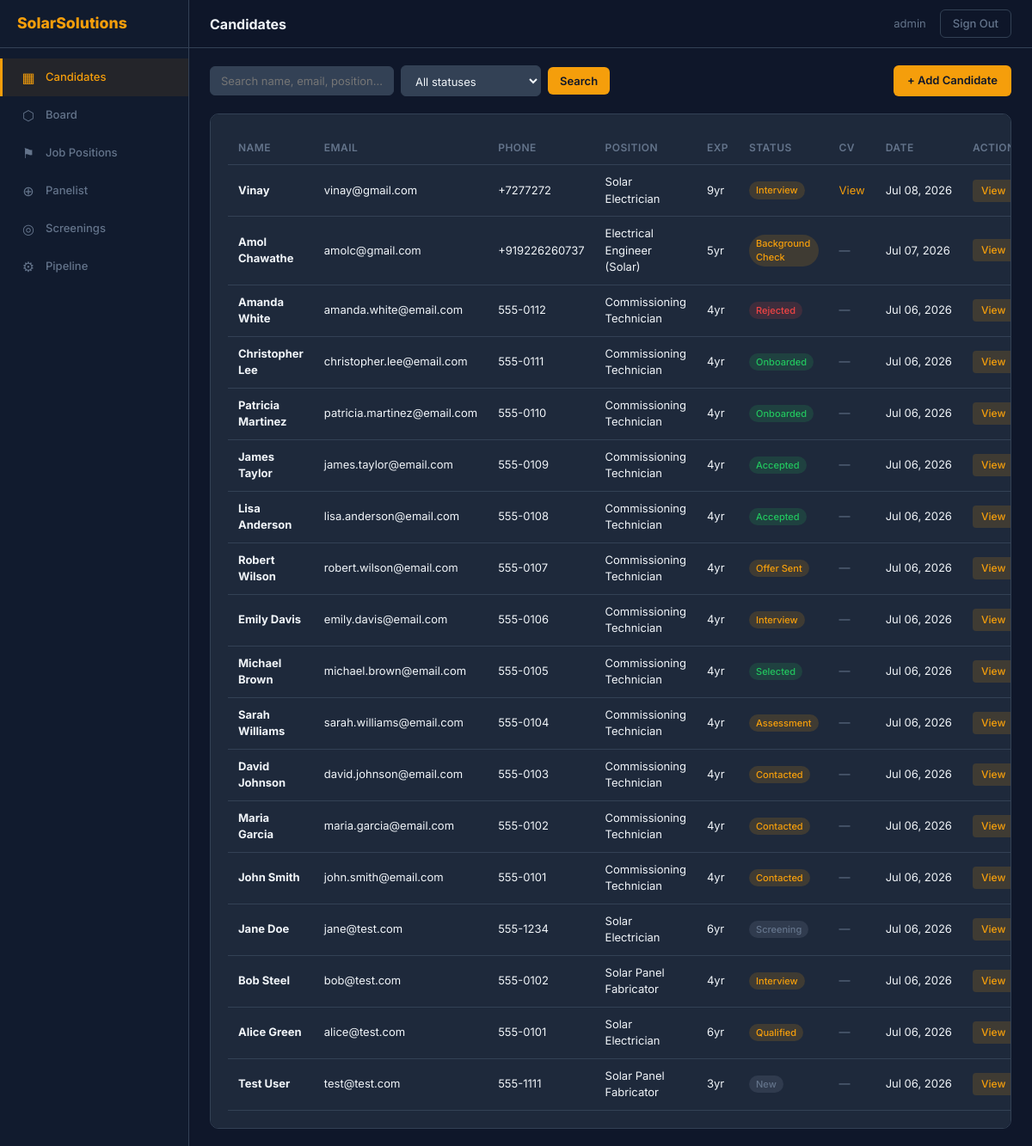
/solarsolutions/candidates/ (signed in), run on an earlier commit of the app's database.
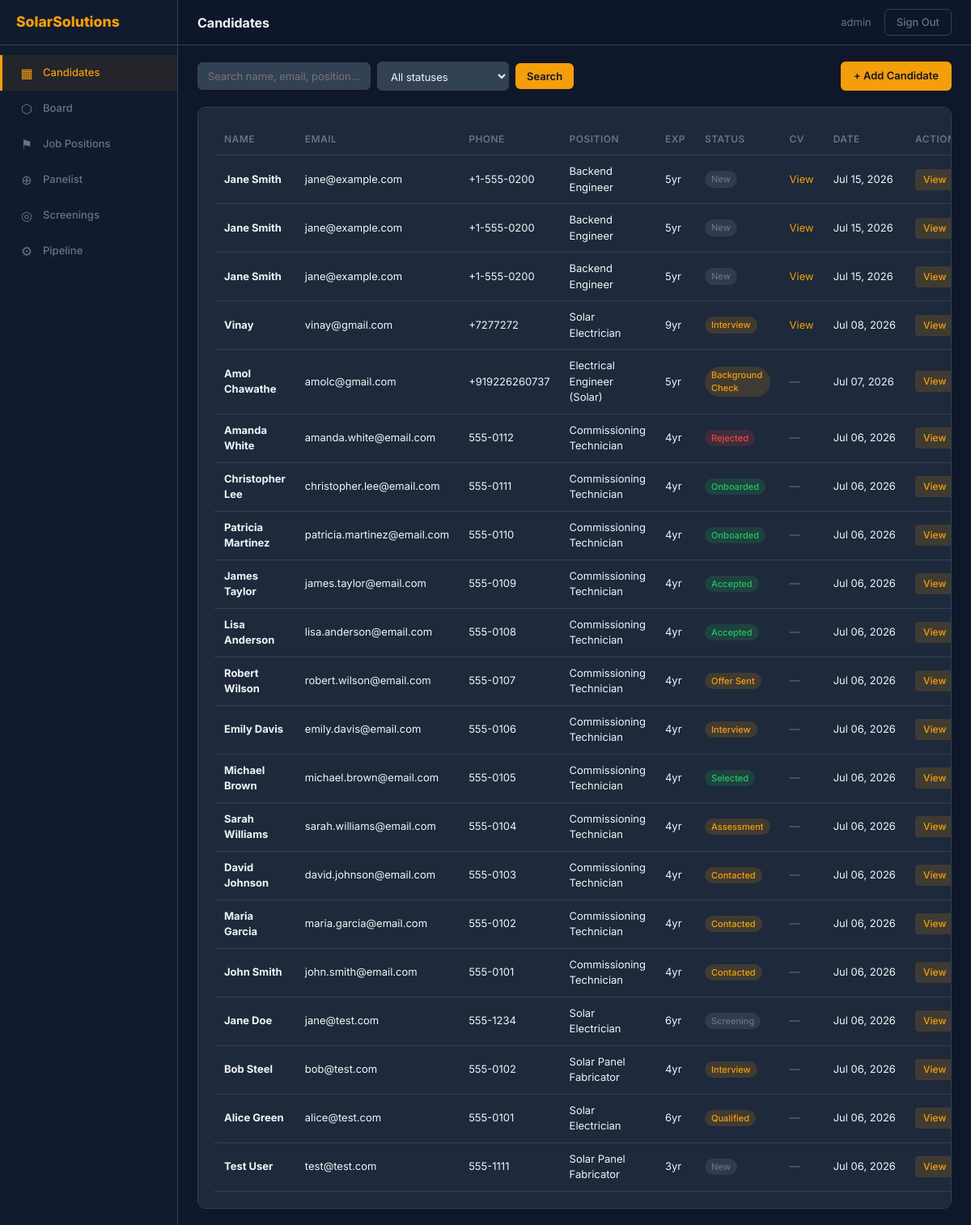
And on a later commit of the database.
### api/models.py (models this page shows, shortened)
class Application(models.Model):
    company = models.ForeignKey(Company, on_delete=models.CASCADE, related_name='applications')
    full_name = models.CharField('Full Name', max_length=200)
    email = models.EmailField('Email Address')
    phone = models.CharField('Phone Number', max_length=30)
    position = models.CharField('Position', max_length=200)
    experience = models.PositiveIntegerField('Years of Experience')
    resume = models.FileField('Resume / CV', upload_to='resumes/', blank=True, null=True)
    cover_letter = models.TextField('Why join us?')
    status = models.CharField('Status', max_length=30, default='new')
    submitted_at = models.DateTimeField('Submitted', auto_now_add=True)
    class Meta:
        ordering = ['-submitted_at']
        verbose_name = 'Application'
        verbose_name_plural = 'Applications'
    def status_label(self):
        try:
            return Stage.objects.get(key=self.status).label
        except Stage.DoesNotExist:
            return self.status

class Stage(models.Model):
    company = models.ForeignKey(Company, on_delete=models.CASCADE, related_name='stages')
    key = models.CharField('Key', max_length=30)
    label = models.CharField('Label', max_length=100)
    order = models.IntegerField('Order', default=0)
    class Meta:
        ordering = ['order']
        unique_together = ('company', 'key')
        verbose_name = 'Pipeline Stage'
        verbose_name_plural = 'Pipeline Stages'

### adminpanel/views.py (the view, shortened to what this page needs)
# urls.py: path('candidates/', views.candidate_list, name='candidate_list'),
@company_login_required
def candidate_list(request, company_slug=None):
    q = request.GET.get('q', '').strip()
    status_filter = request.GET.get('status', '')
    queryset = Application.objects.filter(company=request.company)
    if status_filter:
        queryset = queryset.filter(status=status_filter)
    return render(request, 'adminpanel/candidate_list.html', {
        'candidates': queryset,
        'q': q,
        'status_filter': status_filter,
        'stages': Stage.objects.filter(company=request.company),
        'company': request.company,
    })

### adminpanel/views.py (called while the page is built)
def company_login_required(view_func):
    @wraps(view_func)
    def wrapper(request, *args, **kwargs):
        if request.user.is_authenticated:
            return view_func(request, *args, **kwargs)
        if request.company:
            return redirect('admin_login', company_slug=request.company.slug)
        return redirect('landing')
    return wrapper

### adminpanel/templates/adminpanel/candidate_list.html (shortened to what this page needs)
{% extends 'adminpanel/base.html' %}
{% block page_title %}Candidates{% endblock %}
{% block content %}
<div class="toolbar">
  <form method="get">
    <input type="text" name="q" placeholder="Search name, email, position…" value="{{ q }}" />
    <select name="status">
      <option value="">All statuses</option>
    </select>
    <button type="submit" class="btn-primary" style="padding:8px 14px;">Search</button>
  </form>
  <a href="{% url 'candidate_create' company_slug=company.slug %}" class="btn-primary">+ Add Candidate</a>
</div>
<div class="card-wrap">
  <table>
    <thead>
      <tr>
        <th>Name</th>
        <th>Email</th>
        <th>Phone</th>
        <th>Position</th>
        <th>Exp</th>
        <th>Status</th>
        <th>CV</th>
        <th>Date</th>
        <th>Actions</th>
      </tr>
    </thead>
    <tbody>
      {% for c in candidates %}
        <tr>
          <td><strong>{{ c.full_name }}</strong></td>
          <td>{{ c.email }}</td>
          <td>{{ c.phone }}</td>
          <td>{{ c.position }}</td>
          <td>{{ c.experience }}yr</td>
          <td>
            {% with s=c.status %}
            <span class="status-tag
              {% if s == 'selected' or s == 'accepted' or s == 'onboarded' %}status-positive
              {% elif s == 'rejected' %}status-rejected
              {% elif s == 'new' or s == 'screening' %}status-new
              {% else %}status-warn{% endif %}">
              {{ c.status_label }}
            </span>
            {% endwith %}
          </td>
          <td>
            {% if c.resume %}
              <a href="{{ c.resume.url }}" target="_blank" style="color:var(--color-primary);">View</a>
            {% else %}
              <span style="color:var(--color-text-muted);">—</span>
            {% endif %}
          </td>
          <td style="white-space:nowrap;">{{ c.submitted_at|date:"M d, Y" }}</td>
          <td>
            <div class="actions">
              <a href="{% url 'candidate_detail' company_slug=company.slug pk=c.pk %}" class="btn-sm btn-view">View</a>
            </div>
          </td>
        </tr>
      {% empty %}
        <tr>
          <td colspan="9" class="empty-state">No candidates found.</td>
        </tr>
      {% endfor %}
    </tbody>
  </table>
</div>
{% endblock %}

What changed in the data, as far as the page shows it:
added Application: full_name "Jane Smith", email "jane@example.com", phone "+1-555-0200", position "Backend Engineer", experience "5", status_label "New", submitted_at "Jul 15, 2026"
added Application: full_name "Jane Smith", email "jane@example.com", phone "+1-555-0200", position "Backend Engineer", experience "5", status_label "New", submitted_at "Jul 15, 2026"
added Application: full_name "Jane Smith", email "jane@example.com", phone "+1-555-0200", position "Backend Engineer", experience "5", status_label "New", submitted_at "Jul 15, 2026"
